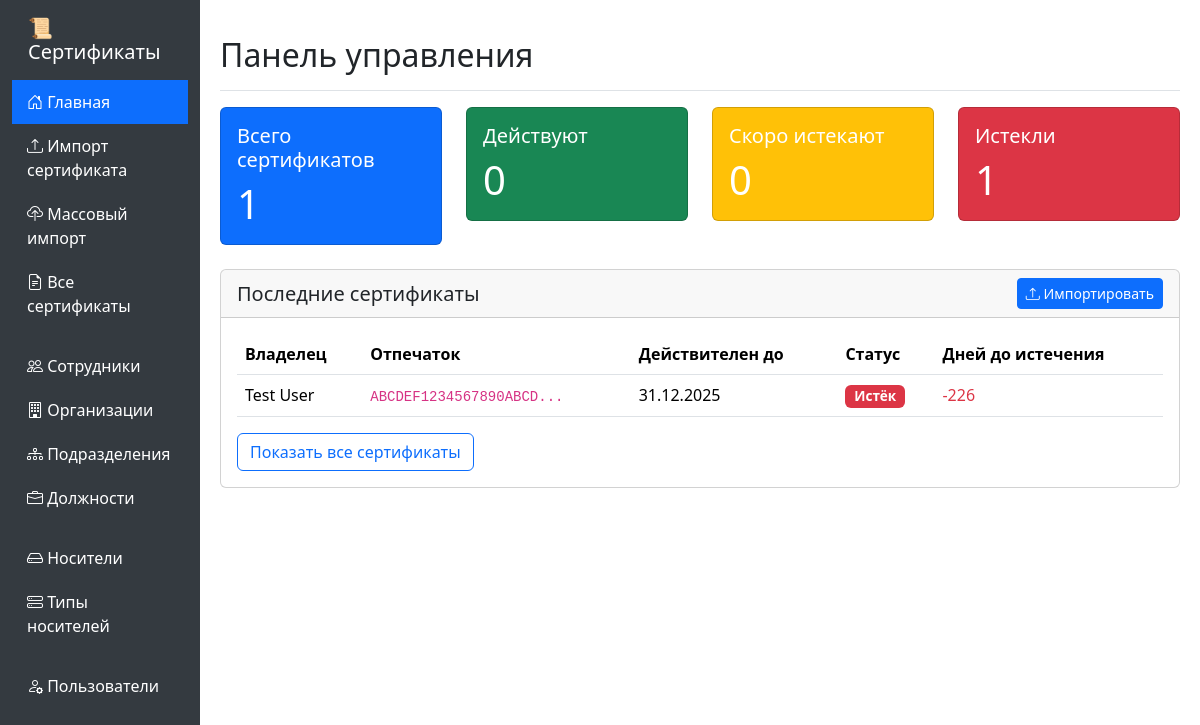
Screenshot of / (signed in) with the database file from the repository.
### app.py (models this page shows, shortened)
class Certificate(db.Model):
    id = db.Column(db.Integer, primary_key=True)
    subject = db.Column(db.Text, nullable=False)
    owner_cn = db.Column(db.String(200))
    issuer = db.Column(db.Text, nullable=False)
    serial_number = db.Column(db.String(100), nullable=False)
    not_before = db.Column(db.DateTime, nullable=False)
    not_after = db.Column(db.DateTime, nullable=False)
    thumbprint = db.Column(db.String(64), unique=True, nullable=False)
    certificate_data = db.Column(db.Text, nullable=False)
    employee_id = db.Column(db.Integer, db.ForeignKey('employee.id'), nullable=False)
    token_id = db.Column(db.Integer, db.ForeignKey('token.id'))
    position_from_cert = db.Column(db.String(200))
    inn_from_cert = db.Column(db.String(12))
    employee = db.relationship('Employee', backref=db.backref('certificates', lazy=True))
    token = db.relationship('Token', backref=db.backref('certificates', lazy=True))
    imported_at = db.Column(db.DateTime, default=lambda: datetime.now(timezone.utc))
    is_valid = db.Column(db.Boolean, default=True)
    @property
    def days_until_expiry(self):
        not_after = make_aware(self.not_after) if self.not_after else None
        if not_after is None:
            return 0
        delta = not_after - datetime.now(timezone.utc)
        return delta.days
    @property
    def is_expired(self):
        not_after = make_aware(self.not_after) if self.not_after else None
        if not_after is None:
            return False
        return datetime.now(timezone.utc) > not_after
    @property
    def status(self):
        if self.is_expired:
            return 'Истёк'

class Employee(db.Model):
    id = db.Column(db.Integer, primary_key=True)
    last_name = db.Column(db.String(100), nullable=False)
    first_name = db.Column(db.String(100), nullable=False)
    middle_name = db.Column(db.String(100))
    snils = db.Column(db.String(11))
    inn = db.Column(db.String(12))
    position_id = db.Column(db.Integer, db.ForeignKey('position.id'))
    department_id = db.Column(db.Integer, db.ForeignKey('department.id'))
    position = db.relationship('Position', backref=db.backref('employees', lazy=True))
    department = db.relationship('Department', backref=db.backref('employees', lazy=True))
    created_at = db.Column(db.DateTime, default=lambda: datetime.now(timezone.utc))
    updated_at = db.Column(db.DateTime, default=lambda: datetime.now(timezone.utc), onupdate=lambda: datetime.now(timezone.utc))
    @property
    def full_name(self):
        return f"{self.last_name} {self.first_name} {self.middle_name or ''}".strip()

### app.py (the view)
@app.route('/')
@login_required
def index():
    certificates = Certificate.query.order_by(Certificate.imported_at.desc()).all()
    return render_template('index.html', certificates=certificates)

### app.py (called while the page is built)
def make_aware(dt):
    if dt is None:
        return None
    if dt.tzinfo is not None:
        return dt
    return dt.replace(tzinfo=timezone.utc)

@app.context_processor
def inject_timezone():
    from datetime import timezone
    return dict(timezone=timezone, abs=abs)

def login_required(f):
    @wraps(f)
    def decorated_function(*args, **kwargs):
        if 'user_id' not in session:
            flash('Пожалуйста, войдите в систему', 'warning')
            return redirect(url_for('login'))
        return f(*args, **kwargs)
    return decorated_function

### templates/index.html (shortened to what this page needs)
{% extends "base.html" %}
{% block content %}
<div class="d-flex justify-content-between flex-wrap flex-md-nowrap align-items-center pt-3 pb-2 mb-3 border-bottom">
    <h1 class="h2">Панель управления</h1>
</div>
<div class="row mb-4">
    <div class="col-md-3">
        <div class="card text-white bg-primary">
            <div class="card-body">
                <h5 class="card-title">Всего сертификатов</h5>
                <p class="card-text display-6">{{ certificates|length }}</p>
            </div>
        </div>
    </div>
    <div class="col-md-3">
        <div class="card text-white bg-success">
            <div class="card-body">
                <h5 class="card-title">Действуют</h5>
                <p class="card-text display-6">{{ certificates|selectattr('status', 'equalto', 'Действует')|list|length }}</p>
            </div>
        </div>
    </div>
    <div class="col-md-3">
        <div class="card text-white bg-warning">
            <div class="card-body">
                <h5 class="card-title">Скоро истекают</h5>
                <p class="card-text display-6">{{ certificates|selectattr('status', 'equalto', 'Скоро истекает')|list|length + certificates|selectattr('status', 'equalto', 'Требует внимания')|list|length }}</p>
            </div>
        </div>
    </div>
    <div class="col-md-3">
        <div class="card text-white bg-danger">
            <div class="card-body">
                <h5 class="card-title">Истекли</h5>
                <p class="card-text display-6">{{ certificates|selectattr('status', 'equalto', 'Истёк')|list|length }}</p>
            </div>
        </div>
    </div>
</div>
<div class="card">
    <div class="card-header d-flex justify-content-between align-items-center">
        <h5 class="mb-0">Последние сертификаты</h5>
        <a href="{{ url_for('import_certificate') }}" class="btn btn-primary btn-sm">
            <i class="bi bi-upload"></i> Импортировать
        </a>
    </div>
    <div class="card-body">
        {% if certificates %}
        <div class="table-responsive">
            <table class="table table-hover">
                <thead>
                    <tr>
                        <th>Владелец</th>
                        <th>Отпечаток</th>
                        <th>Действителен до</th>
                        <th>Статус</th>
                        <th>Дней до истечения</th>
                    </tr>
                </thead>
                <tbody>
                    {% for cert in certificates[:10] %}
                    <tr>
                        <td>{{ cert.employee.full_name }}</td>
                        <td><code>{{ cert.thumbprint[:20] }}...</code></td>
                        {% set not_after_aware = cert.not_after.replace(tzinfo=timezone.utc) if cert.not_after and cert.not_after.tzinfo == None else cert.not_after %}
                        <td>{{ not_after_aware.strftime('%d.%m.%Y') }}</td>
                        <td>
                            {% if cert.status == 'Действует' %}
                                <span class="badge status-badge status-valid">{{ cert.status }}</span>
                            {% elif cert.status == 'Истёк' %}
                                <span class="badge status-badge status-danger">{{ cert.status }}</span>
                            {% elif cert.status == 'Скоро истекает' %}
                                <span class="badge status-badge status-warning">{{ cert.status }}</span>
                            {% else %}
                                <span class="badge status-badge status-info">{{ cert.status }}</span>
                            {% endif %}
                        </td>
                        <td>
                            {% if cert.days_until_expiry < 0 %}
                                <span class="text-danger">{{ cert.days_until_expiry }}</span>
                            {% elif cert.days_until_expiry <= 30 %}
                                <span class="text-warning">{{ cert.days_until_expiry }}</span>
                            {% else %}
                                {{ cert.days_until_expiry }}
                            {% endif %}
                        </td>
                    </tr>
                    {% endfor %}
                </tbody>
            </table>
        </div>
        <a href="{{ url_for('certificates_list') }}" class="btn btn-outline-primary">Показать все сертификаты</a>
        {% else %}
        <p class="text-muted">Сертификаты ещё не добавлены. <a href="{{ url_for('import_certificate') }}">Импортируйте первый сертификат</a></p>
        {% endif %}
    </div>
</div>
{% endblock %}

### templates/base.html (style rules this page uses)
.status-badge { font-size: 0.85em; }
.status-danger { background-color: #dc3545; }

### rows the page displays
Certificate: employee.full_name "Test User", thumbprint "ABCDEF1234567890ABCD", strftime "31.12.2025", status "Истёк", days_until_expiry "-226"

### other values shown
{{ certificates|length }} "1"
{{ certificates|selectattr('status', 'equalto', 'Действует')|list|length }} "0"
{{ certificates|selectattr('status', 'equalto', 'Истёк')|list|length }} "1"
